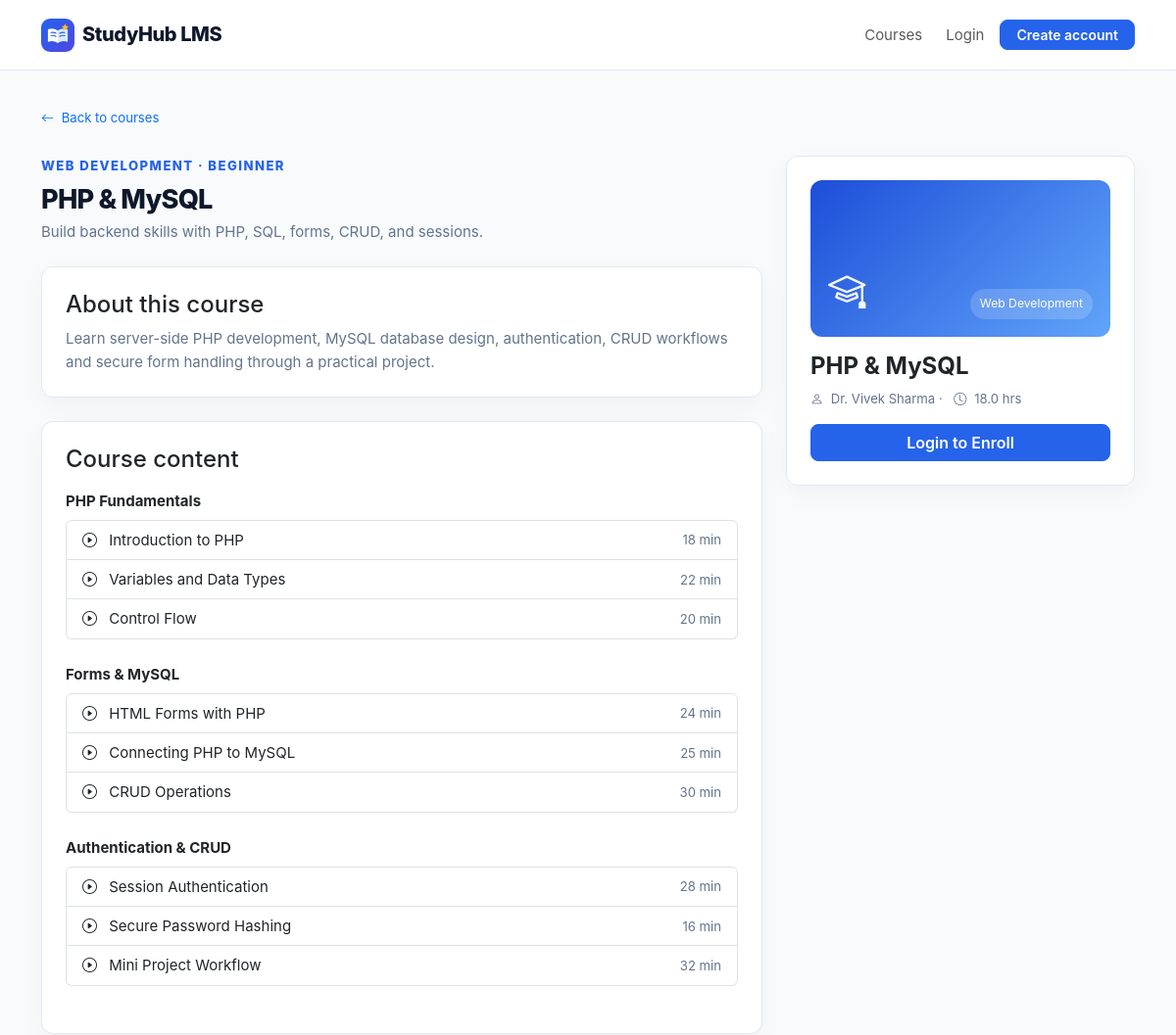
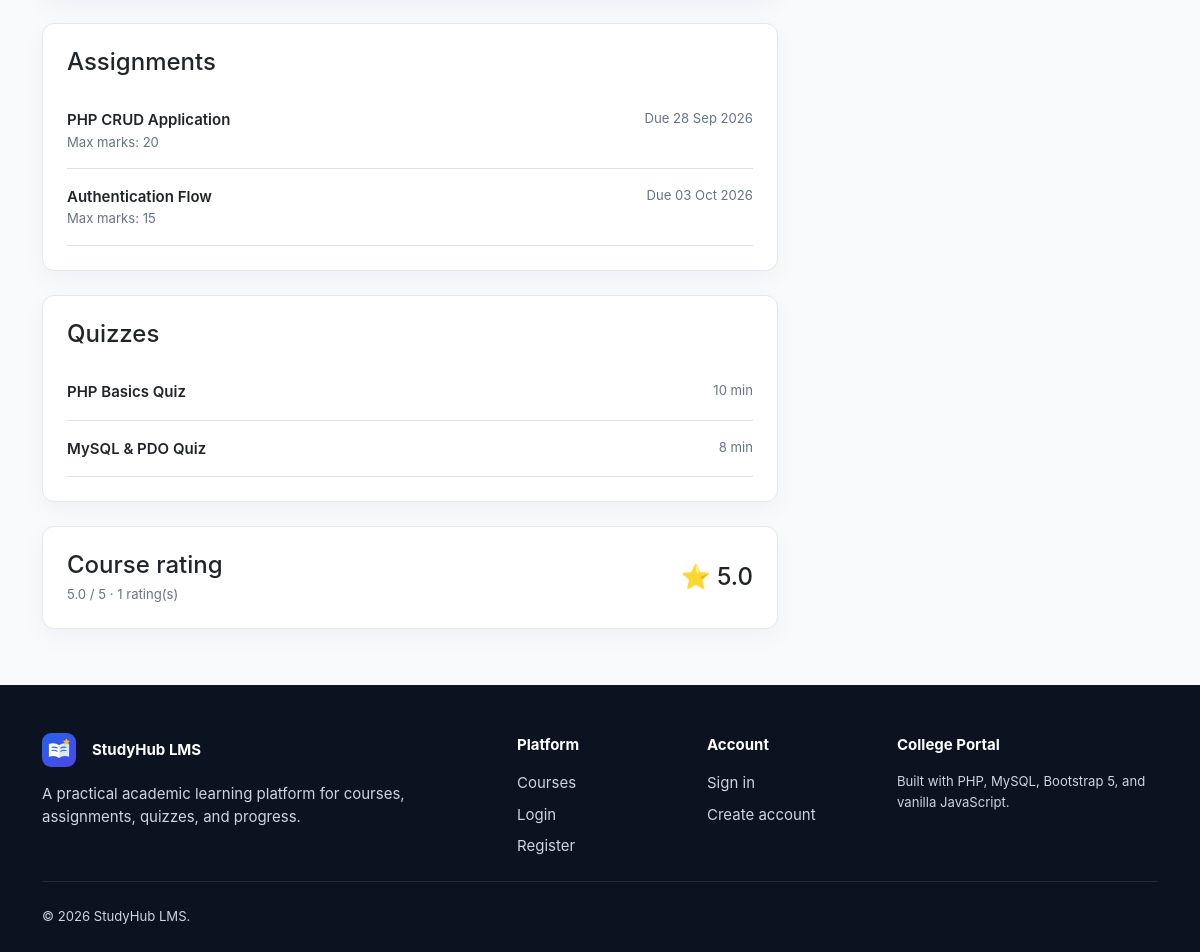
Screenshot of /course-details.php?id=1 with the database file from the repository (2 pictures, top to bottom).
### tables this page shows
CREATE TABLE courses (
  id INT UNSIGNED AUTO_INCREMENT PRIMARY KEY,
    
  teacher_id INT UNSIGNED NOT NULL,
    
  category_id INT UNSIGNED NULL,
    
  title VARCHAR(180) NOT NULL,
    
  short_description VARCHAR(255) NULL,
    
  description TEXT NULL,
    
  thumbnail VARCHAR(255) NULL,
    
  level ENUM('Beginner',
    'Intermediate',
    'Advanced') DEFAULT 'Beginner',
    
  duration_hours DECIMAL(5,
    1) DEFAULT 0,
    
  status ENUM('draft',
    'published',
    'pending') DEFAULT 'draft',
    
  created_at TIMESTAMP DEFAULT CURRENT_TIMESTAMP,
    
  updated_at TIMESTAMP DEFAULT CURRENT_TIMESTAMP ON
UPDATE CURRENT_TIMESTAMP,
    
  CONSTRAINT fk_courses_teacher FOREIGN KEY (teacher_id) REFERENCES users(id) ON DELETE CASCADE,
    
  CONSTRAINT fk_courses_category FOREIGN KEY (category_id) REFERENCES categories(id) ON DELETE
SET NULL,
    
  INDEX idx_courses_status(status),
    INDEX idx_courses_teacher(teacher_id)
);

CREATE TABLE categories (
  id INT UNSIGNED AUTO_INCREMENT PRIMARY KEY,
    
  name VARCHAR(100) NOT NULL UNIQUE,
    
  created_at TIMESTAMP DEFAULT CURRENT_TIMESTAMP
);

CREATE TABLE course_modules (
  id INT UNSIGNED AUTO_INCREMENT PRIMARY KEY,
    
  course_id INT UNSIGNED NOT NULL,
    
  title VARCHAR(180) NOT NULL,
    
  sort_order INT DEFAULT 0,
    
  CONSTRAINT fk_modules_course FOREIGN KEY (course_id) REFERENCES courses(id) ON DELETE CASCADE
);

CREATE TABLE lectures (
  id INT UNSIGNED AUTO_INCREMENT PRIMARY KEY,
    
  module_id INT UNSIGNED NOT NULL,
    
  title VARCHAR(180) NOT NULL,
    
  lesson_type ENUM('video',
    'article',
    'pdf',
    'link') DEFAULT 'article',
    
  content TEXT NULL,
    
  file_path VARCHAR(255) NULL,
    
  duration_minutes INT DEFAULT 0,
    
  sort_order INT DEFAULT 0,
    
  CONSTRAINT fk_lectures_module FOREIGN KEY (module_id) REFERENCES course_modules(id) ON DELETE CASCADE
);

CREATE TABLE assignments (
  id INT UNSIGNED AUTO_INCREMENT PRIMARY KEY,
    
  course_id INT UNSIGNED NOT NULL,
    
  title VARCHAR(180) NOT NULL,
    
  instructions TEXT NULL,
    
  max_marks INT DEFAULT 100,
    
  deadline DATETIME NULL,
    
  status ENUM('draft',
    'open',
    'closed') DEFAULT 'draft',
    
  created_at TIMESTAMP DEFAULT CURRENT_TIMESTAMP,
    
  CONSTRAINT fk_assignments_course FOREIGN KEY (course_id) REFERENCES courses(id) ON DELETE CASCADE
);

CREATE TABLE quizzes (
  id INT UNSIGNED AUTO_INCREMENT PRIMARY KEY,
    
  course_id INT UNSIGNED NOT NULL,
    
  title VARCHAR(180) NOT NULL,
    
  time_limit_minutes INT DEFAULT 10,
    
  status ENUM('draft',
    'published') DEFAULT 'draft',
    
  created_at TIMESTAMP DEFAULT CURRENT_TIMESTAMP,
    
  CONSTRAINT fk_quizzes_course FOREIGN KEY (course_id) REFERENCES courses(id) ON DELETE CASCADE
);

CREATE TABLE users (
  id INT UNSIGNED AUTO_INCREMENT PRIMARY KEY,
    
  full_name VARCHAR(120) NOT NULL,
    
  email VARCHAR(190) NOT NULL UNIQUE,
    
  password_hash VARCHAR(255) NOT NULL,
    
  role ENUM('admin',
    'teacher',
    'student') NOT NULL DEFAULT 'student',
    
  status ENUM('active',
    'inactive',
    'pending') NOT NULL DEFAULT 'active',
    
  enrollment_no VARCHAR(50) NULL UNIQUE,
    
  department VARCHAR(120) NULL,
    
  semester TINYINT UNSIGNED NULL,
    
  phone VARCHAR(20) NULL,
    
  bio TEXT NULL,
    
  avatar VARCHAR(255) NULL,
    
  created_at TIMESTAMP DEFAULT CURRENT_TIMESTAMP,
    
  updated_at TIMESTAMP DEFAULT CURRENT_TIMESTAMP ON
UPDATE CURRENT_TIMESTAMP
);

### includes/auth.php (called while the page is built, shortened)
<?php
require_once __DIR__ . '/db.php';
function e(?string $value): string {
    return htmlspecialchars((string)$value, ENT_QUOTES, 'UTF-8');
}
function user(): ?array {
    global $pdo;
    if (empty($_SESSION['user_id'])) {
        return null;
    }
    $stmt = $pdo->prepare('SELECT * FROM users WHERE id = ? LIMIT 1');
    $stmt->execute([$_SESSION['user_id']]);
    $cached = $stmt->fetch() ?: null;
    return $cached;
}
function is_logged_in(): bool {
    return user() !== null;
}

### course-details.php (the view, shortened to what this page needs)
<?php
require_once __DIR__.'/includes/auth.php';
$courseId=(int)($_GET['id']??0);
$st=$pdo->prepare("SELECT c.*,u.full_name teacher,cat.name category FROM courses c JOIN users u ON u.id=c.teacher_id LEFT JOIN categories cat ON cat.id=c.category_id WHERE c.id=? AND c.status='published'");
$st->execute([$courseId]);
$course=$st->fetch();
$mods=$pdo->prepare('SELECT * FROM course_modules WHERE course_id=? ORDER BY sort_order,id');
$mods->execute([$courseId]);
$modules=$mods->fetchAll();
$assign=$pdo->prepare("SELECT * FROM assignments WHERE course_id=? AND status<>'draft' ORDER BY deadline");
$assign->execute([$courseId]);
$assignments=$assign->fetchAll();
$quiz=$pdo->prepare("SELECT * FROM quizzes WHERE course_id=? AND status='published' ORDER BY id");
$quiz->execute([$courseId]);
$quizzes=$quiz->fetchAll();
$enrolled=is_logged_in() && user()['role']==='student' ? is_enrolled(user()['id'],$courseId):false;
$ratingStmt=$pdo->prepare('SELECT ROUND(AVG(rating),1) avg_rating,COUNT(*) rating_count FROM course_ratings WHERE course_id=?');
$ratingStmt->execute([$courseId]);
$ratingInfo=$ratingStmt->fetch();
include __DIR__.'/includes/header.php';
include __DIR__.'/includes/navbar.php';
?>
<section class="section-sm">
<div class="container">
<a href="courses.php" class="small">
<i class="bi bi-arrow-left me-1">
</i>Back to courses</a>
<div class="row g-4 mt-1">
<div class="col-lg-8">
<div class="page-header">
<div>
<div class="section-kicker mb-2"><?=e($course['category']??'Course')?> · <?=e($course['level'])?></div>
<h1><?=e($course['title'])?></h1>
<p><?=e($course['short_description'])?></p>
</div>
</div>
<div class="card p-4 mb-4">
<h4>About this course</h4>
<p class="text-muted mb-0"><?=nl2br(e($course['description']))?></p>
</div>
<div class="card p-4 mb-4">
<h4 class="mb-3">Course content</h4>
<?php
foreach($modules as $module):?><div class="mb-4">
<div class="fw-bold mb-2"><?=e($module['title'])?></div>
<div class="list-group">
<?php
$ls=$pdo->prepare('SELECT * FROM lectures WHERE module_id=? ORDER BY sort_order,id');
$ls->execute([$module['id']]);
foreach($ls->fetchAll() as $l):?><div class="list-group-item d-flex justify-content-between align-items-center">
<span>
<i class="bi bi-play-circle me-2">
</i><?=e($l['title'])?></span>
<span class="small text-muted"><?=e($l['duration_minutes'])?> min</span>
</div>
<?php
endforeach;
?></div>
</div>
<?php
endforeach;
?>
?></div>
<?php
if($assignments):?><div class="card p-4 mb-4">
<h4 class="mb-3">Assignments</h4>
<?php
foreach($assignments as $a):?><div class="d-flex justify-content-between gap-3 border-bottom py-3">
<div>
<div class="fw-semibold"><?=e($a['title'])?></div>
<div class="small text-muted">Max marks: <?=e($a['max_marks'])?></div>
</div>
<div class="text-end small text-muted">Due <?=e(date('d M Y',strtotime($a['deadline'])))?></div>
</div>
<?php
endforeach;
?></div>
<?php
endif;
?>
<?php
if($quizzes):?><div class="card p-4">
<h4 class="mb-3">Quizzes</h4>
<?php
foreach($quizzes as $q):?><div class="d-flex justify-content-between border-bottom py-3">
<span class="fw-semibold"><?=e($q['title'])?></span>
<span class="small text-muted"><?=e($q['time_limit_minutes'])?> min</span>
</div>
<?php
endforeach;
?></div>
<?php
endif;
?><div class="card p-4 mt-4">
<div class="d-flex justify-content-between align-items-center">
<div>
<h4 class="mb-1">Course rating</h4>
<div class="small text-muted"><?=e($ratingInfo['avg_rating']??'0')?> / 5 · <?=e($ratingInfo['rating_count']??'0')?> rating(s)</div>
</div>
<div class="h4 mb-0">⭐ <?=e($ratingInfo['avg_rating']??'0')?></div>
</div>
?></div>
</div>
<div class="col-lg-4">
<div class="card p-4 position-sticky" style="top:95px">
<div class="course-thumb mb-3" style="border-radius:12px">
<i class="bi bi-mortarboard thumb-icon">
</i>
<span class="thumb-label"><?=e($course['category']??'Course')?></span>
</div>
<div class="h4 fw-bold"><?=e($course['title'])?></div>
<div class="small text-muted mb-3">
<i class="bi bi-person me-1">
</i><?=e($course['teacher'])?> · <i class="bi bi-clock ms-2 me-1">
</i><?=e((string)$course['duration_hours'])?> hrs</div>
<?php
if($enrolled):?><div class="alert alert-success">You are enrolled in this course.</div>
<a class="btn btn-primary w-100" href="student/learning.php?course_id=<?=$courseId?>">Continue Learning</a>
<?php
elseif(is_logged_in() && user()['role']==='student'):?><form method="post"><?=csrf_input()?><input type="hidden" name="action" value="enroll">
<button class="btn btn-primary w-100">Enroll in Course</button>
</form>
<?php
elseif(!is_logged_in()):?><a class="btn btn-primary w-100" href="auth/login.php?redirect=<?=urlencode($_SERVER['REQUEST_URI'])?>">Login to Enroll</a>
<?php
else:?><div class="alert alert-info">Only student accounts enroll in courses.</div>
<?php
endif;
?></div>
</div>
</div>
</div>
</section>
<?php
include __DIR__.'/includes/footer.php';
?>

### assets/css/style.css (style rules this page uses)
:root { --primary:#2563eb; --primary-dark:#1d4ed8; --success:#16a34a; --warning:#d97706; --danger:#dc2626; --bg:#f8fafc; --surface:#fff; --border:#e2e8f0; --text:#0f172a; --muted:#64748b; --sidebar:#0f172a; --sidebar-muted:#94a3b8; --radius:12px; }
* { box-sizing:border-box }
html,body { height:100% }
body { font-family:Inter,ui-sans-serif,system-ui,-apple-system,"Segoe UI",Roboto,Arial,sans-serif; background:var(--bg); color:var(--text); font-size:15px; line-height:1.55 }
a { text-decoration:none }
.text-muted { color:var(--muted)!important }
.card { border:1px solid var(--border); border-radius:var(--radius); box-shadow:0 8px 24px rgba(15,23,42,.04) }
.btn { border-radius:8px; font-weight:600 }
.btn-primary { background:var(--primary); border-color:var(--primary) }
.section-sm { padding:36px 0 }
.section-kicker { font-size:.82rem; text-transform:uppercase; letter-spacing:.11em; color:var(--primary); font-weight:800 }
.course-thumb { height:160px; border-radius:12px 12px 0 0; display:flex; align-items:end; padding:18px; color:#fff; background:linear-gradient(135deg,#1d4ed8,#60a5fa) }
.course-thumb .thumb-icon { font-size:2.4rem; opacity:.95 }
.course-thumb .thumb-label { margin-left:auto; font-size:.76rem; background:rgba(255,255,255,.17); padding:6px 10px; border-radius:999px }
.page-header { display:flex; justify-content:space-between; align-items:flex-start; gap:16px; margin-bottom:24px }
.page-header h1 { font-size:1.7rem; font-weight:800; letter-spacing:-.03em; margin:0 }
.page-header p { color:var(--muted); margin:5px 0 0 }

### rows the page displays
courses: category.name "WEB DEVELOPMENT", level "BEGINNER", title "PHP & MySQL", short_description "Build backend skills with PHP, SQL, forms, CRUD, and sessions.", description "Learn server-side PHP development, MySQL database design, authentication, CRUD workflows and secure form handling through a practical project.", category.name "Web Development", teacher.full_name "Dr. Vivek Sharma", duration_hours "18.0"
course_modules: title "PHP Fundamentals"
lectures: title "Introduction to PHP", duration_minutes "18"
lectures: title "Variables and Data Types", duration_minutes "22"
lectures: title "Control Flow", duration_minutes "20"
course_modules: title "Forms & MySQL"
lectures: title "HTML Forms with PHP", duration_minutes "24"
lectures: title "Connecting PHP to MySQL", duration_minutes "25"
lectures: title "CRUD Operations", duration_minutes "30"
course_modules: title "Authentication & CRUD"
lectures: title "Session Authentication", duration_minutes "28"
lectures: title "Secure Password Hashing", duration_minutes "16"
lectures: title "Mini Project Workflow", duration_minutes "32"
assignments: title "PHP CRUD Application", max_marks "20", deadline "28 Sep 2026"
assignments: title "Authentication Flow", max_marks "15", deadline "03 Oct 2026"
quizzes: title "PHP Basics Quiz", time_limit_minutes "10"
quizzes: title "MySQL & PDO Quiz", time_limit_minutes "8"

### other values shown
$ratingInfo['avg_rating'] "5.0"
$ratingInfo['rating_count'] "1"
